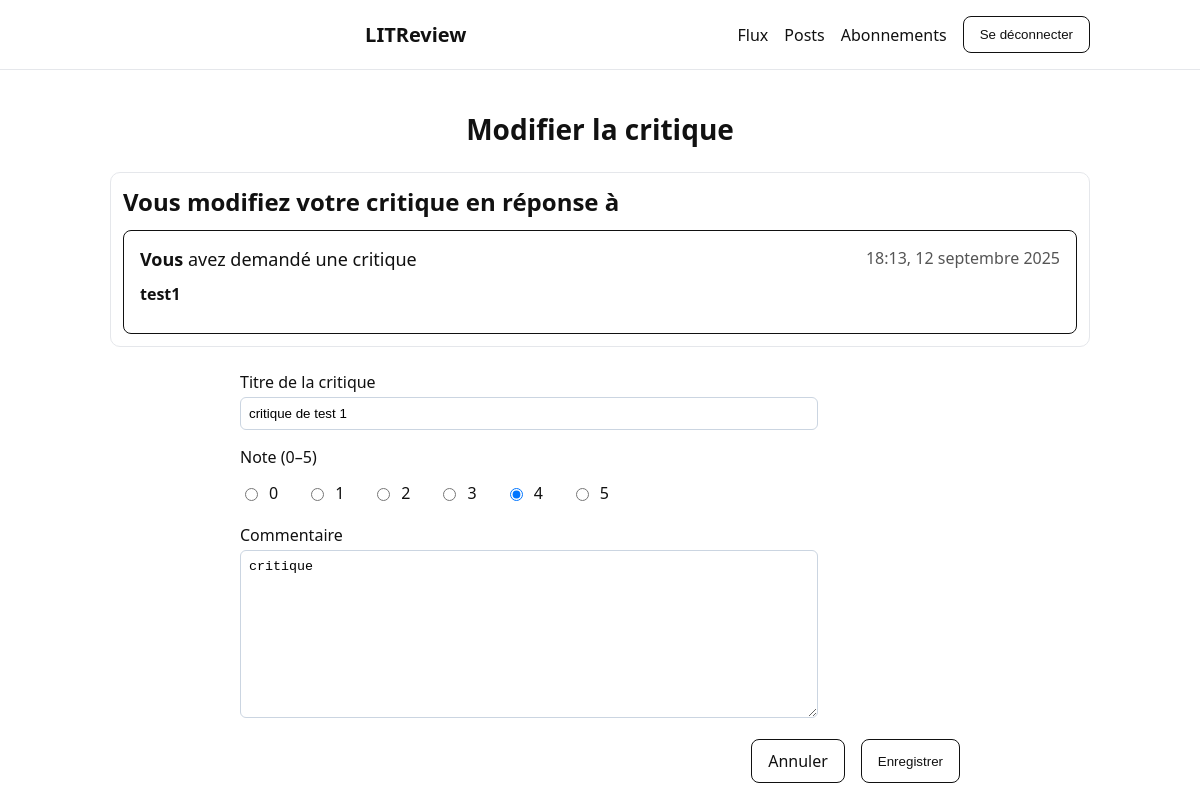
Screenshot of /critiques/12/modifier/ (signed in) with the database file from the repository.
### reviews/models.py (models this page shows, shortened)
class Ticket(models.Model):
    title = models.CharField(max_length=128)  # titre du ticket (obligatoire)
    description = models.TextField(max_length=2048, blank=True)  # description (facultative)
    user = models.ForeignKey(to=settings.AUTH_USER_MODEL, on_delete=models.CASCADE)
    image = models.ImageField(upload_to="tickets/", null=True, blank=True)
    time_created = models.DateTimeField(auto_now_add=True)

class Review(models.Model):
    ticket = models.ForeignKey(
        to=Ticket, on_delete=models.CASCADE, related_name="reviews"
    )
    rating = models.PositiveSmallIntegerField(
        validators=[MinValueValidator(0), MaxValueValidator(5)]
    )
    headline = models.CharField(max_length=128)  # titre court de la critique
    body = models.TextField(max_length=8192, blank=True)  # texte principal (facultatif)
    user = models.ForeignKey(to=settings.AUTH_USER_MODEL, on_delete=models.CASCADE)
    time_created = models.DateTimeField(auto_now_add=True)
    class Meta:
        constraints = [
            models.UniqueConstraint(
                fields=["ticket", "user"], name="unique_review_per_user_and_ticket"
            )
        ]

### reviews/views.py (the view)
# urls.py: path("critiques/<int:pk>/modifier/", views.review_update, name="review_update"),  # modification critique
@login_required
def review_update(request, pk):
    review = get_object_or_404(Review, pk=pk, user=request.user)
    if request.method == "POST":
        form = ReviewForm(request.POST, instance=review)
        if form.is_valid():
            form.save()
            messages.success(request, "Critique modifiée.")
            return redirect("my_posts")
    else:
        form = ReviewForm(instance=review)
    return render(request, "review_form.html", {"form": form, "ticket": review.ticket, "mode": "update"})

### reviews/forms.py
class ReviewForm(forms.ModelForm):
    RATING_CHOICES = [(i, str(i)) for i in range(6)]
    rating = forms.TypedChoiceField(
        choices=RATING_CHOICES,       # options disponibles (0, 1, 2, 3, 4, 5)
        coerce=int,                   # conversion automatique en entier
        widget=forms.RadioSelect,     # affichage en boutons radio
        label="Note (0–5)",           # étiquette affichée dans le formulaire
    )
    class Meta:
        model = Review  # modèle Review défini dans models.py
        fields = ("headline", "rating", "body")  # champs inclus dans le formulaire

### reviews/templates/review_form.html (shortened to what this page needs)
{% extends "base.html" %}
{% block content %}
  <h1 style="font-size:28px; margin:8px 0 24px; text-align:center;">
    {% if mode == "create" %}Créer une critique{% else %}Modifier la critique{% endif %}
  </h1>
  <section class="card" style="max-width:980px; margin:0 auto 24px;">
    <h2 style="margin:0 0 12px; font-size:24px;">
      {% if mode == "create" %}
        Vous êtes en train de poster en réponse à
      {% else %}
        Vous modifiez votre critique en réponse à
      {% endif %}
    </h2>
    <div style="border:1px solid #111; border-radius:8px; padding:16px;">
      <div style="display:flex; justify-content:space-between; align-items:flex-start; gap:12px; flex-wrap:wrap; margin-bottom:12px;">
        <div style="font-size:18px;">
          {% if request.user == ticket.user %}
            <strong>Vous</strong> avez demandé une critique
          {% else %}
            <strong>{{ ticket.user.username }}</strong> a demandé une critique
          {% endif %}
        </div>
        <div class="muted" style="white-space:nowrap;">
          {{ ticket.time_created|date:"H:i, d F Y" }}
        </div>
      </div>
      <div style="font-weight:600; margin-bottom:12px;">{{ ticket.title }}</div>
    </div>
  </section>
  <form method="post" novalidate style="max-width:720px; margin:0 auto;">
    <div style="margin-bottom:16px;">
      <label for="{{ form.headline.id_for_label }}">Titre de la critique</label>
      {{ form.headline }}
    </div>
    <div style="margin-bottom:16px;">
      <div style="margin-bottom:6px;">{{ form.rating.label }}</div>
      <div style="display:flex; gap:28px; flex-wrap:wrap; align-items:center;">
        {% for radio in form.rating %}
          <label style="display:flex; align-items:center; gap:8px; cursor:pointer;">
            {{ radio.tag }} <span>{{ radio.choice_label }}</span>
          </label>
        {% endfor %}
      </div>
    </div>
    <div style="margin-bottom:16px;">
      <label for="{{ form.body.id_for_label }}">Commentaire</label>
      {{ form.body }}
    </div>
    <div style="display:flex; gap:16px; justify-content:flex-end; margin-top:16px;">
      <a href="{% url 'my_posts' %}" class="btn">Annuler</a>
      <button type="submit" class="btn">
        {% if mode == "create" %}Publier{% else %}Enregistrer{% endif %}
      </button>
    </div>
  </form>
{% endblock %}

### rows the page displays
Ticket: time_created "18:13, 12 septembre 2025", title "test1"
Review: headline "critique de test 1", body "critique"

### other values shown
{{ radio.choice_label }} "0" "1" "2" "3" "4" "5"
